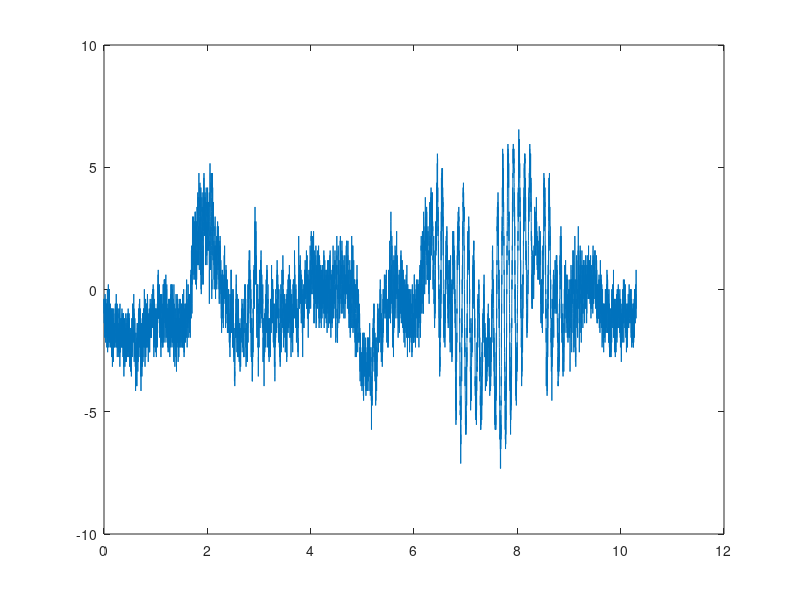

This chart was generated by the following MATLAB code: (Note: this script raises an error after producing the figure.)
load A1
[num,den]=size(A1);
t=0:0.001:(num-1)/1000;
fn=1000;%采样频率
ap=1;%通带最大衰减
as=50;%阻带最大衰减

wp=1;%通带截止频率
ws=10; %阻带截止频率

wpp=wp/(fn/2);
wss=ws/(fn/2); %归一化;
[n wn]=buttord(wpp,wss,ap,as) ;%计算阶数截止频率
[b a]=butter(n,wn);%计算N阶巴特沃斯数字滤波器系统函数分子、分母多项式的系数向量b、a。
for i=1:7
    tao(:,i)=filtfilt(b,a,A1(:,i)); %滤波b、a滤波器系数，my滤波前序列
end
for i=1:7
    figure(i);
    plot(t,A1(:,i));
    figure(i+7);
    plot(t,mmyy(:,i));
    hold on
    plot(t,A1(:,i));
    figure(i+14)
    plot(t,tao(:,i));
end